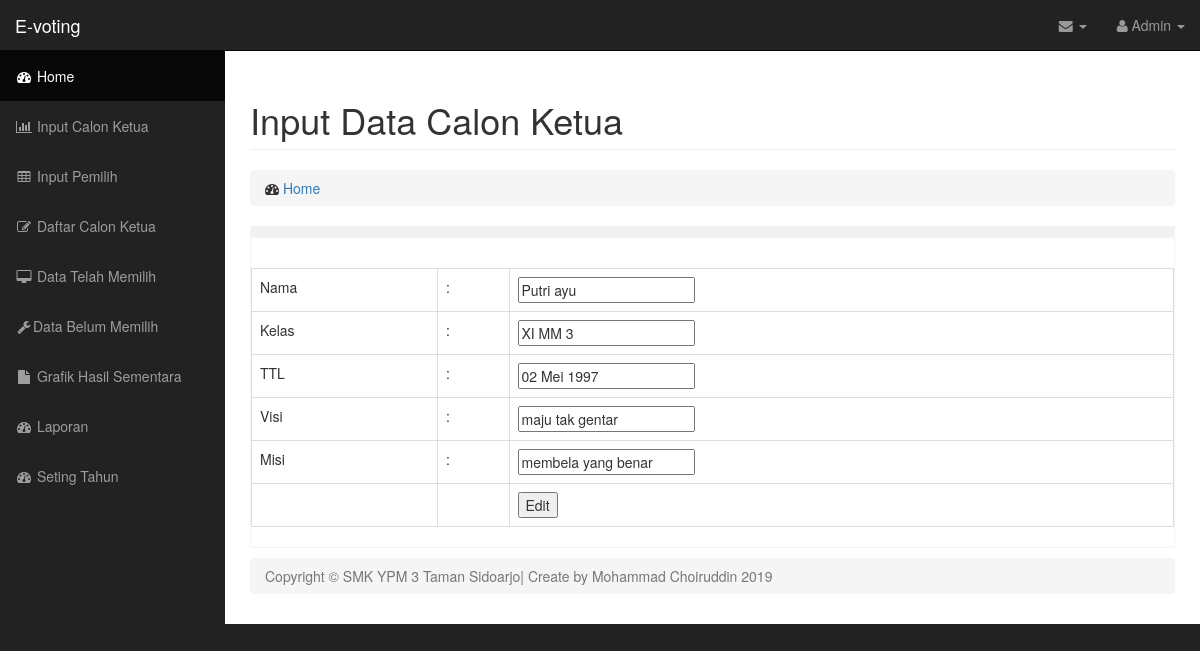
The page /system/editcalon.php?id_kandidat=8 (signed in) on the database its author committed.
### tables this page shows
CREATE TABLE `contestant` (
  `id_kandidat` int(11) NOT NULL,
  `name` varchar(60) NOT NULL,
  `jumlah_suara` varchar(25) NOT NULL DEFAULT '',
  `post` int(11) NOT NULL,
  `nickname` varchar(25) NOT NULL,
  `kelas` varchar(8) NOT NULL,
  `ttl` text NOT NULL,
  `visi` text NOT NULL,
  `misi` text NOT NULL,
  `photo` text NOT NULL,
  `thn_ajaran` varchar(255) NOT NULL
);

### system/editcalon.php (the view, shortened to what this page needs)
<!DOCTYPE html>
<html lang="en">
<head>
    <link href="css/bootstrap.min.css" rel="stylesheet">
    <link href="css/sb-admin.css" rel="stylesheet">
    <link href="css/plugins/morris.css" rel="stylesheet">
    <link href="font-awesome/css/font-awesome.min.css" rel="stylesheet" type="text/css">
</head>
<body>
    <div id="wrapper">
        <nav class="navbar navbar-inverse navbar-fixed-top" role="navigation">
            <div class="navbar-header">
                <a class="navbar-brand" href="home.php">E-voting</a>
            </div>
            <ul class="nav navbar-right top-nav">
                <li class="dropdown">
                    <a href="#" class="dropdown-toggle" data-toggle="dropdown"><i class="fa fa-envelope"></i> <b class="caret"></b></a>
                </li>
                <li class="dropdown">
                    <a href="#" class="dropdown-toggle" data-toggle="dropdown"><i class="fa fa-user"></i> Admin <b class="caret"></b></a>
                </li>
            </ul>
            <div class="collapse navbar-collapse navbar-ex1-collapse">
                <ul class="nav navbar-nav side-nav">
                    <li class="active">
                        <a href="home.php"><i class="fa fa-fw fa-dashboard"></i> Home</a>
                    </li>
                    <li>
                        <a href="inputcalon.php"><i class="fa fa-fw fa-bar-chart-o"></i> Input Calon Ketua</a>
                    </li>
                    <li>
                        <a href="inputpemilih.php"><i class="fa fa-fw fa-table"></i> Input Pemilih</a>
                    </li>
                    <li>
                        <a href="daftarcalon.php"><i class="fa fa-fw fa-edit"></i> Daftar Calon Ketua</a>
                    </li>
                    <li>
                        <a href="datatelahmemilih.php"><i class="fa fa-fw fa-desktop"></i> Data Telah Memilih</a>
                    </li>
                    <li>
                        <a href="databelummemilih.php"><i class="fa fa-fw fa-wrench"></i>Data Belum Memilih</a>
                    </li>
                    <li>
                        <a href="grafik.php"><i class="fa fa-fw fa-file"></i> Grafik Hasil Sementara</a>
                    </li>
                    <li>
                        <a href="laporan.php"><i class="fa fa-fw fa-dashboard"></i> Laporan</a>
                    </li>
                    <li>
                        <a href="setingtahun.php"><i class="fa fa-fw fa-dashboard"></i> Seting Tahun</a>
                    </li>
                </ul>
            </div>
        </nav>
        <div id="page-wrapper">
      <div class="container-fluid">
                <div class="row">
                  <div class="col-lg-12">
                        <h1 class="page-header">
                            Input Data Calon Ketua
                        </h1>
                        <ol class="breadcrumb">
                            <li>
                                <i class="fa fa-dashboard"></i>  <a href="home.php">Home</a>
                            </li>
                        </ol>
                    <p>  <table width="100%" border="1" style="border-collapse:collapse" bordercolor="f4f4f4" cellspacing="0" cellpadding="3">
          <tr>
            <td width="79%" align="left" valign="top" bgcolor="#F1F1F1" id="body_form">
              <p>
		    <tr bgcolor="#FFFFFF">
    <td height="178" bgcolor="#FFFFFF"><p>&nbsp;</p>
	<?php
	$id_kandidat=$_GET['id_kandidat'];
	$result = mysql_query("SELECT * FROM contestant where id_kandidat='$id_kandidat'");
		while($isi = mysql_fetch_array($result))
			{
				$name=$isi['name'];
				$nickname=$isi['nickname'];
				$ttl=$isi['ttl'];
				$visi=$isi['visi'];
				$misi=$isi['misi'];
			}
?>
<form action="proses_edit_contestant.php" method="post">
<table class="table table-bordered table-hover"id="daftar" border='1' style="border-collapse:collapse" cellpadding='1' cellspacing='2' align='left' width='85%'>
	<tr>
	<td>Nama</td>
	<td>:</td>
	<td><input type="text" name="name" value="<?php echo $name ?>" class="ed"></td>
	</tr>
	<tr>
	<td>Kelas</td>
	<td>:</td>
	<td><input type="text" name="nickname" value="<?php echo $nickname ?>" class="ed"></td>
	</tr>
	<tr>
	<td>TTL</td>
	<td>:</td>
	<td><input type="text" name="ttl" value="<?php echo $ttl ?>" class="ed"></td>
	</tr>
	<tr>
	<td>Visi</td>
	<td>:</td>
	<td><input type="text" name="visi" value="<?php echo $visi ?>" class="ed"></td>
	</tr>
	<tr>
	<td>Misi</td>
	<td>:</td>
	<td><input type="text" name="misi" value="<?php echo $misi ?>" class="ed"></td>
	</tr>
	<tr>
	<td></td>
	<td></td>
	<td><input type="submit" value="Edit" id="button1"></td>
	</tr>
	</table>
</form>
</td>
  </tr>
</table>
</p>
                    <ol class="breadcrumb">
                          <li class="active">Copyright &copy; SMK YPM 3 Taman Sidoarjo| Create by Mohammad Choiruddin 2019</li>
                        </ol>
                  </div>
                </div>
            </div>
        </div>
    </div>
</body>
</html>

### system/css/sb-admin.css (style rules this page uses)
body { margin-top: 100px; background-color: #222; }
@media (min-width:768px) { body { margin-top: 50px; } }
#wrapper { padding-left: 0; }
#page-wrapper { width: 100%; padding: 0; background-color: #fff; }
@media (min-width:768px) { #wrapper { padding-left: 225px; } }
@media (min-width:768px) { #page-wrapper { padding: 10px; } }
.top-nav { padding: 0 15px; }
.top-nav>li { display: inline-block; float: left; }
.top-nav>li>a { padding-top: 15px; padding-bottom: 15px; line-height: 20px; color: #999; }
@media (min-width:768px) { .side-nav { position: fixed; top: 51px; left: 225px; width: 225px; margin-left: -225px; border: none; border-radius: 0; overflow-y: auto; background-color: #222; bottom: 0; overflow-x: hidden; padding-bottom: 40px; } }
@media (min-width:768px) { .side-nav>li>a { width: 225px; } }

### rows shown on the page
contestant: name "Putri ayu", nickname "XI MM 3", ttl "02 Mei 1997", visi "maju tak gentar", misi "membela yang benar"
